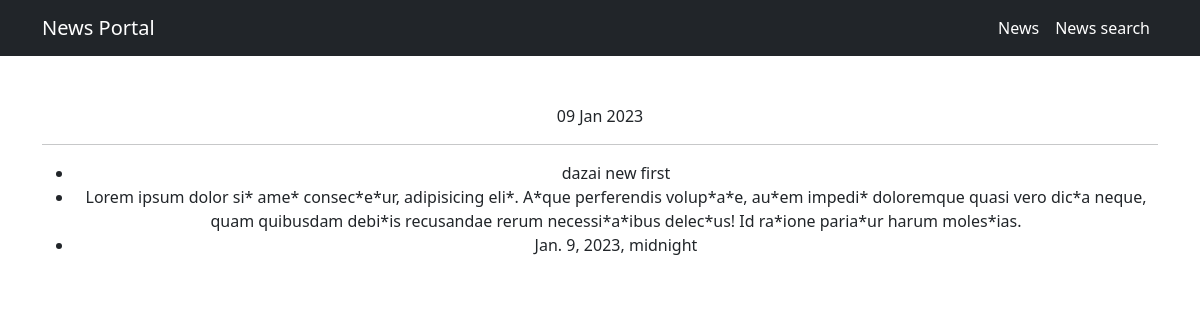
Screenshot of /news/1 with the database file from the repository.
### news/models.py (models this page shows, shortened)
class Post(models.Model):
    author = models.ForeignKey("Author", on_delete=models.CASCADE)
    type_post = models.CharField(max_length=2, choices=TYPE_CATEGORY)
    date = models.DateTimeField(auto_now_add=True)
    category = models.ManyToManyField(Category, through="PostCategory")
    title = models.CharField(max_length=64)
    text = models.TextField(max_length=1000)
    _rating = models.IntegerField(default=0, db_column="rating")
    @property
    def rating(self):
        return self._rating
    @rating.setter
    def rating(self, value):
        self._rating = int(value) if value >= 0 else 0
        self.save()

### news/views.py (the view)
# urls.py: path("<int:pk>", DetailNews.as_view()),
class DetailNews(DetailView):
    model = Post
    template_name = "post.html"
    context_object_name = "post"
    def get_context_data(self, **kwargs):
        context = super().get_context_data(**kwargs)
        context["time"] = datetime.datetime.utcnow()
        return context

### news/templatetags/custom_filters.py (called while the page is built)
@register.filter()
def censor(v):
    return str(v).replace('t', '*')

### templates/post.html
{% extends 'default.html' %}
{% load custom_filters %}
{% block content %}
{{ time|date:'d M Y' }}
<hr />
<ul>
  <li>{{ post.title }}</li>
  <li>{{ post.text |censor }}</li>
  <li>{{ post.date }}</li>
</ul>
{% endblock content %}

### rows the page displays
Post: date "09 Jan 2023", title "dazai new first", text|censor "Lorem ipsum dolor si* ame* consec*e*ur, adipisicing eli*. A*que perferendis volup*a*e, au*em impedi* doloremque quasi vero dic*a neque, quam quibusdam debi*is recusandae rerum necessi*a*ibus delec*us! Id ra*ione paria*ur harum moles*ias.", date "Jan. 9, 2023, midnight"
